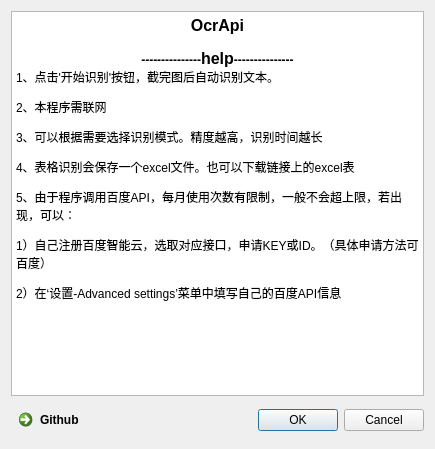
<?xml version="1.0" encoding="UTF-8"?>
<ui version="4.0">
 <class>Dialog</class>
 <widget class="QDialog" name="Dialog">
  <property name="geometry">
   <rect>
    <x>0</x>
    <y>0</y>
    <width>435</width>
    <height>449</height>
   </rect>
  </property>
  <property name="windowTitle">
   <string>help</string>
  </property>
  <layout class="QGridLayout" name="gridLayout">
   <item row="1" column="0">
    <widget class="QCommandLinkButton" name="commandLinkButton">
     <property name="text">
      <string>Github</string>
     </property>
    </widget>
   </item>
   <item row="1" column="1">
    <widget class="QDialogButtonBox" name="buttonBox">
     <property name="orientation">
      <enum>Qt::Horizontal</enum>
     </property>
     <property name="standardButtons">
      <set>QDialogButtonBox::Cancel|QDialogButtonBox::Ok</set>
     </property>
    </widget>
   </item>
   <item row="0" column="0" colspan="2">
    <widget class="QTextBrowser" name="textBrowser">
     <property name="html">
      <string>&lt;!DOCTYPE HTML PUBLIC &quot;-//W3C//DTD HTML 4.0//EN&quot; &quot;http://www.w3.org/TR/REC-html40/strict.dtd&quot;&gt;
&lt;html&gt;&lt;head&gt;&lt;meta name=&quot;qrichtext&quot; content=&quot;1&quot; /&gt;&lt;meta charset=&quot;utf-8&quot; /&gt;&lt;style type=&quot;text/css&quot;&gt;
p, li { white-space: pre-wrap; }
hr { height: 1px; border-width: 0; }
li.unchecked::marker { content: &quot;\2610&quot;; }
li.checked::marker { content: &quot;\2612&quot;; }
&lt;/style&gt;&lt;/head&gt;&lt;body style=&quot; font-family:'Microsoft YaHei UI'; font-size:9pt; font-weight:400; font-style:normal;&quot;&gt;
&lt;p align=&quot;center&quot; style=&quot; margin-top:0px; margin-bottom:0px; margin-left:0px; margin-right:0px; -qt-block-indent:0; text-indent:0px;&quot;&gt;&lt;span style=&quot; font-family:'SimSun'; font-size:12pt; font-weight:600;&quot;&gt;OcrApi&lt;/span&gt;&lt;/p&gt;
&lt;p align=&quot;center&quot; style=&quot;-qt-paragraph-type:empty; margin-top:0px; margin-bottom:0px; margin-left:0px; margin-right:0px; -qt-block-indent:0; text-indent:0px; font-family:'SimSun';&quot;&gt;&lt;br /&gt;&lt;/p&gt;
&lt;p align=&quot;center&quot; style=&quot; margin-top:0px; margin-bottom:0px; margin-left:0px; margin-right:0px; -qt-block-indent:0; text-indent:0px;&quot;&gt;&lt;span style=&quot; font-family:'SimSun'; font-weight:600;&quot;&gt;---------------&lt;/span&gt;&lt;span style=&quot; font-family:'SimSun'; font-size:12pt; font-weight:600;&quot;&gt;help&lt;/span&gt;&lt;span style=&quot; font-family:'SimSun'; font-weight:600;&quot;&gt;---------------&lt;/span&gt;&lt;/p&gt;
&lt;p style=&quot; margin-top:0px; margin-bottom:0px; margin-left:0px; margin-right:0px; -qt-block-indent:0; text-indent:0px;&quot;&gt;&lt;span style=&quot; font-family:'宋体';&quot;&gt;1、点击'开始识别'按钮，截完图后自动识别文本。&lt;/span&gt;&lt;span style=&quot; font-family:'SimSun';&quot;&gt; &lt;/span&gt;&lt;/p&gt;
&lt;p style=&quot; margin-top:12px; margin-bottom:12px; margin-left:0px; margin-right:0px; -qt-block-indent:0; text-indent:0px;&quot;&gt;&lt;span style=&quot; font-family:'宋体';&quot;&gt;2、本程序需联网&lt;/span&gt;&lt;/p&gt;
&lt;p style=&quot; margin-top:12px; margin-bottom:12px; margin-left:0px; margin-right:0px; -qt-block-indent:0; text-indent:0px;&quot;&gt;&lt;span style=&quot; font-family:'宋体';&quot;&gt;3、可以根据需要选择识别模式。精度越高，识别时间越长&lt;/span&gt;&lt;/p&gt;
&lt;p style=&quot; margin-top:12px; margin-bottom:12px; margin-left:0px; margin-right:0px; -qt-block-indent:0; text-indent:0px;&quot;&gt;&lt;span style=&quot; font-family:'宋体';&quot;&gt;4、表格识别会保存一个excel文件。也可以下载链接上的excel表&lt;/span&gt;&lt;/p&gt;
&lt;p style=&quot; margin-top:12px; margin-bottom:12px; margin-left:0px; margin-right:0px; -qt-block-indent:0; text-indent:0px;&quot;&gt;&lt;span style=&quot; font-family:'宋体';&quot;&gt;5、由于程序调用百度API，每月使用次数有限制，一般不会超上限，若出现，可以：&lt;/span&gt;&lt;/p&gt;
&lt;p style=&quot; margin-top:12px; margin-bottom:12px; margin-left:0px; margin-right:0px; -qt-block-indent:0; text-indent:0px;&quot;&gt;&lt;span style=&quot; font-family:'宋体';&quot;&gt;1）自己注册百度智能云，选取对应接口，申请KEY或ID。（具体申请方法可百度）&lt;/span&gt;&lt;/p&gt;
&lt;p style=&quot; margin-top:12px; margin-bottom:12px; margin-left:0px; margin-right:0px; -qt-block-indent:0; text-indent:0px;&quot;&gt;&lt;span style=&quot; font-family:'宋体';&quot;&gt;2）在‘设置-&lt;/span&gt;&lt;span style=&quot; font-family:'SimSun';&quot;&gt;Advanced settings’菜单&lt;/span&gt;&lt;span style=&quot; font-family:'宋体';&quot;&gt;中填写自己的百度API信息&lt;/span&gt;&lt;/p&gt;&lt;/body&gt;&lt;/html&gt;</string>
     </property>
    </widget>
   </item>
  </layout>
 </widget>
 <resources/>
 <connections>
  <connection>
   <sender>buttonBox</sender>
   <signal>accepted()</signal>
   <receiver>Dialog</receiver>
   <slot>accept()</slot>
   <hints>
    <hint type="sourcelabel">
     <x>248</x>
     <y>254</y>
    </hint>
    <hint type="destinationlabel">
     <x>157</x>
     <y>274</y>
    </hint>
   </hints>
  </connection>
  <connection>
   <sender>buttonBox</sender>
   <signal>rejected()</signal>
   <receiver>Dialog</receiver>
   <slot>reject()</slot>
   <hints>
    <hint type="sourcelabel">
     <x>316</x>
     <y>260</y>
    </hint>
    <hint type="destinationlabel">
     <x>286</x>
     <y>274</y>
    </hint>
   </hints>
  </connection>
 </connections>
</ui>
